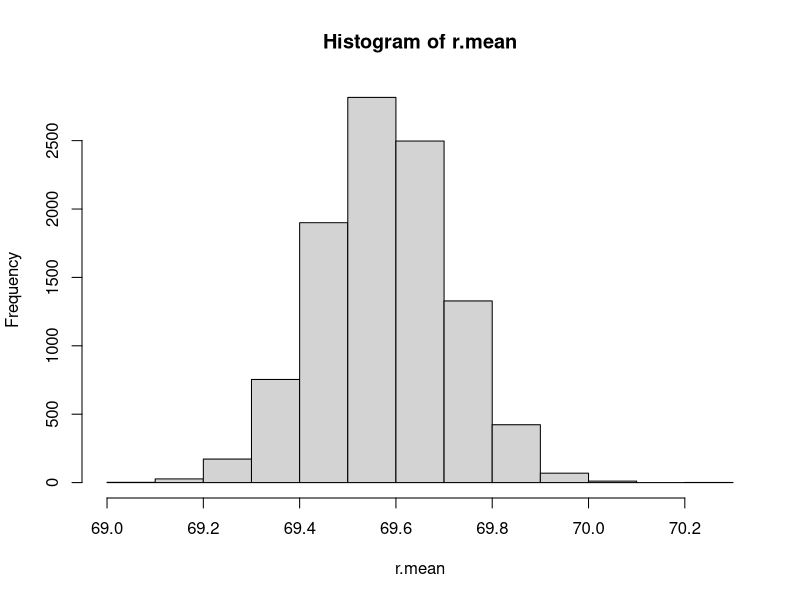
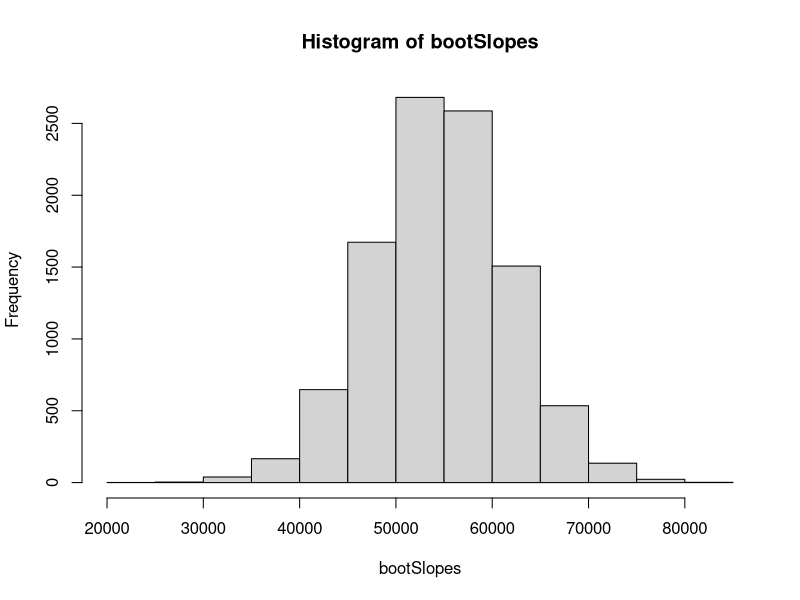
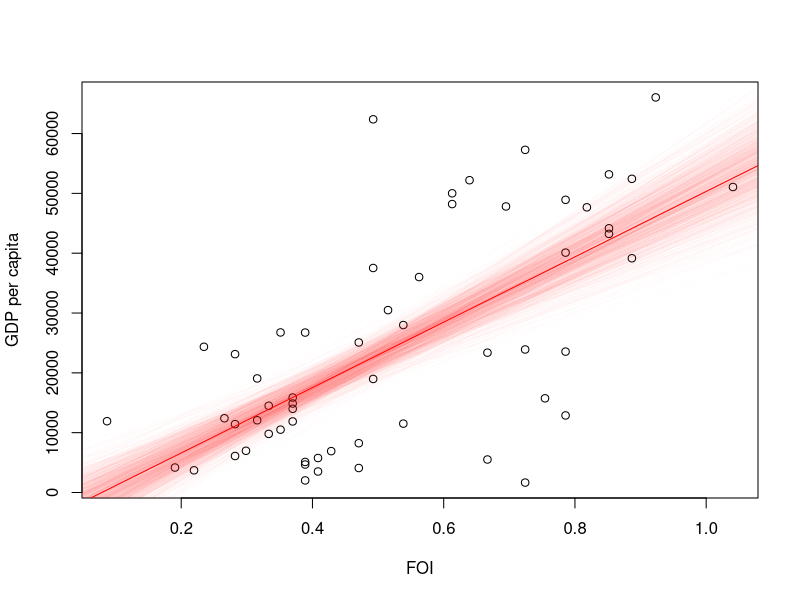
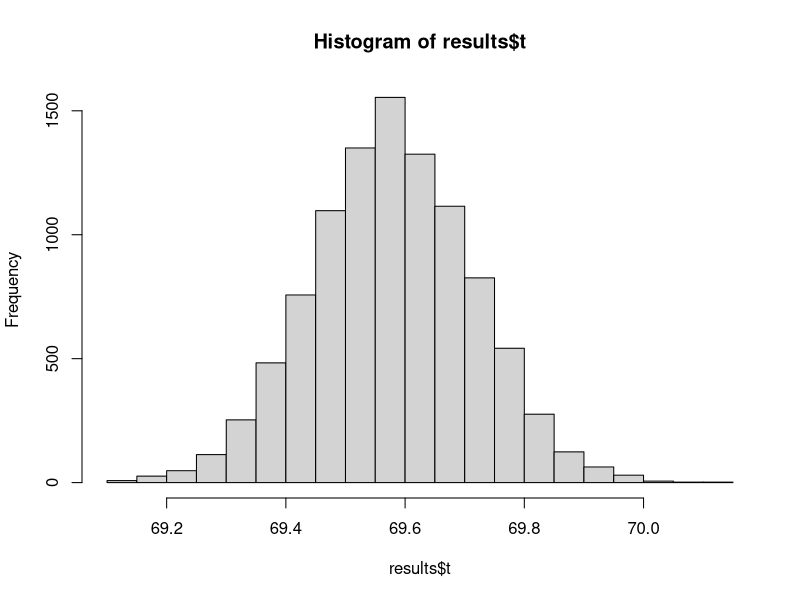

These charts were generated, in order, by the following R code:
## ---- chunk 1
# Height Data from National Health Interview Survey (NHIS) 2007
DataFrame <- read.csv("NHIS2007.csv")
ObservedHeights <- DataFrame$height
mean(ObservedHeights)
## ---- chunk 2
BootSample <- sample(ObservedHeights, replace = T)
mean(BootSample)
## ---- chunk 3
# obtaining M bootstrap samples and calculate mean value of each bootstrap sample
M <- 10000
r.mean <- numeric(M)
for(i in 1:M)
{
  BootSample <- sample(ObservedHeights, replace = T)
  r.mean[i] <- mean(BootSample)
}
## ---- chunk 4
median(r.mean) # median of the bootstrap samples
## ---- chunk 5
hist(r.mean) # plot histogram of the measured means over the boostrap samples
## ---- chunk 6
sd(r.mean) # standard deviation of the bootstrap samples
quantile(r.mean, probs=c(0.025, 0.975))
## ---- chunk 7
library(dplyr)
df <- read.csv("FOI.csv")
df$GDP <- df$NY.GDP.PCAP.PP.KD
df %>% filter(SP.POP.TOTL*IT.NET.USER.ZS/100 > 5000000) -> df

model <- lm(GDP~FOI, df)
model$coefficients[2]
## ---- chunk 8
# obtaining M bootstrap samples and calculate mean value of each bootstrap sample
M <- 10000
bootSlopes <- numeric(M)
bootIntercepts <- numeric(M)
for(i in 1:M)
{
  BootSample <- sample(nrow(df), replace = T)
  bootmodel <- lm(df$GDP[BootSample] ~ df$FOI[BootSample])
  bootSlopes[i] <- bootmodel$coefficients[2]
  bootIntercepts[i] <- bootmodel$coefficients[1]
}
## ---- chunk 9
median(bootSlopes)
sd(bootSlopes)
hist(bootSlopes)
quantile(bootSlopes, probs = c(0.025, 0.975))
## ---- chunk 10
plot(df$FOI, df$GDP, xlab="FOI", ylab="GDP per capita")
for(i in 1:1000)
{
  abline(bootIntercepts[i], bootSlopes[i], col=rgb(1,0,0,0.01))
}
abline(model$coefficients[1], model$coefficients[2], col="red")
## ---- chunk 11
library(boot)
ReturnMean <- function(datav, sampleindices) 
{
  d <- datav[sampleindices] # we will use this for bootstrapping
  return( mean(d) )
}
## ---- chunk 12
## Bootstrapping with 10000 replications
results <- boot(data=as.vector(ObservedHeights), statistic=ReturnMean, R=10000)
## ---- chunk 13
hist(results$t)
